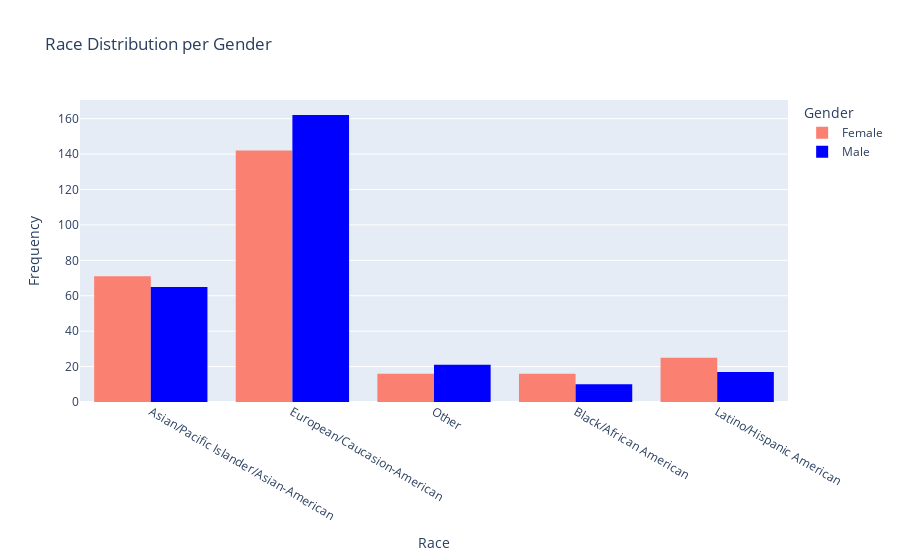

Source (notebook cell):
### Code cell
# graph Race Distribution per Gender
fig = px.histogram(dataset_unique, x='race', color='gender', 
                   color_discrete_sequence=['salmon', 'blue'], 
                   title='Race Distribution per Gender',
                   labels={'race': 'Race', 'gender': 'Gender', 'count': 'Frequency'},
                   barmode='group')

fig.update_layout(xaxis_title='Race', yaxis_title='Frequency')
fig.show()

### Figure 1 — Plotly figure (JSON) as saved in the notebook; plotly's stock layout.template omitted (floating-point values rounded to 4 significant figures; data arrays with more than 128 entries replaced by an {"elided": "..."} marker saying what was removed)
{"data": [{"alignmentgroup": "True", "bingroup": "x", "hovertemplate": "Gender=Female<br>Race=%{x}<br>count=%{y}<extra></extra>", "legendgroup": "Female", "marker": {"color": "salmon", "pattern": {"shape": ""}}, "name": "Female", "offsetgroup": "Female", "orientation": "v", "showlegend": true, "type": "histogram", "x": {"elided": "274 str values"}, "xaxis": "x", "yaxis": "y"}, {"alignmentgroup": "True", "bingroup": "x", "hovertemplate": "Gender=Male<br>Race=%{x}<br>count=%{y}<extra></extra>", "legendgroup": "Male", "marker": {"color": "blue", "pattern": {"shape": ""}}, "name": "Male", "offsetgroup": "Male", "orientation": "v", "showlegend": true, "type": "histogram", "x": {"elided": "277 str values"}, "xaxis": "x", "yaxis": "y"}], "layout": {"barmode": "group", "legend": {"title": {"text": "Gender"}, "tracegroupgap": 0}, "title": {"text": "Race Distribution per Gender"}, "xaxis": {"anchor": "y", "domain": [0, 1], "title": {"text": "Race"}}, "yaxis": {"anchor": "x", "domain": [0, 1], "title": {"text": "Frequency"}}}}
